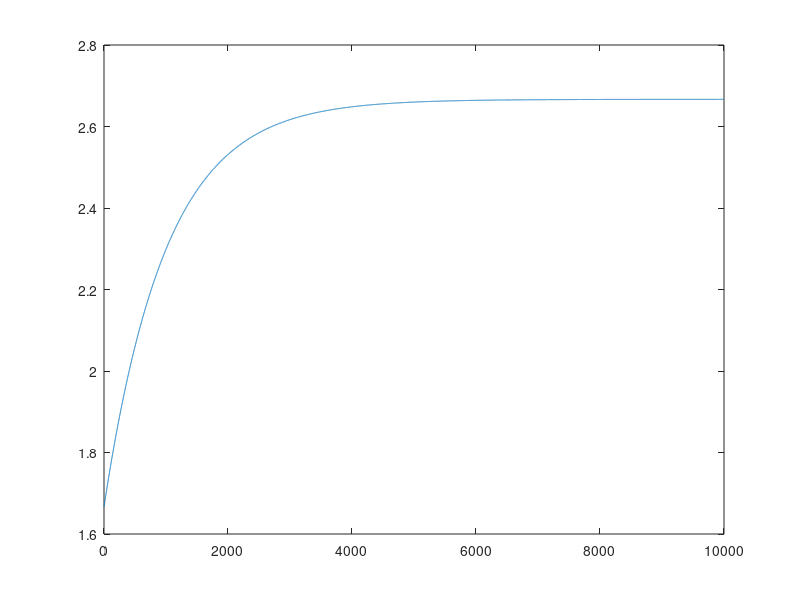

The MATLAB source for this figure:
Rg = 100;
Cg = 10;
C = 1;
Vg = 0;
Vleft_Old = 1;
Vleft_New = 1.2;
Q_Old = 1;
Q_New = 2;




q_Gate_Old = ((2*C*Cg)/(2*C+Cg))*(Vg + Vleft_Old/2) + (Cg/(2*C+Cg))*Q_Old;
q_Gate_New = ((2*C*Cg)/(2*C+Cg))*(Vg + Vleft_New/2) + (Cg/(2*C+Cg))*Q_New;

t = 1:10000;
q = q_Gate_Old + (q_Gate_New-q_Gate_Old)*(1-exp(-t/(Rg*Cg)));

plot(t,q)